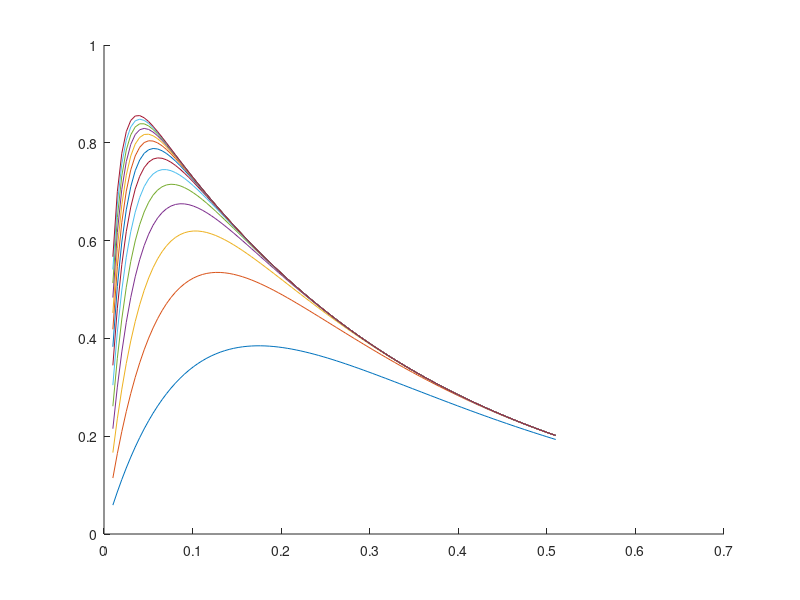

MATLAB code for this plot:
format long

h = 0.01;
H = 0.5;
L = 0.2;
L2 = 0.5;
N = 10;
B0 = 50;
r0 = 1;
lambda = 2;
epsilon = 1e-7;
n = 29;

% funkcija, ki jo analiziramo, ter izraz z abolutno vrednostjo
f =@(y) exp(-2*pi.*y./lambda);
h_app =@(y, n) abs(f(y) - (f(y)).^n);

int = linspace(h, h + H);

% poiščemo minimum funkcije -h_app, kar je isto kot iskati maksimum funkcije h_app
max_y = fminbnd(@(y)-h_app(y, n), h, H+h);
h_app(max_y, n)

for i = 1:((n-1)/2)
    hold on
    plot(int, h_app(int, 2*i + 1))
end

% povprečje
avg = (1./H).*integral(@(y) h_app(y, n), h, h+H) 
